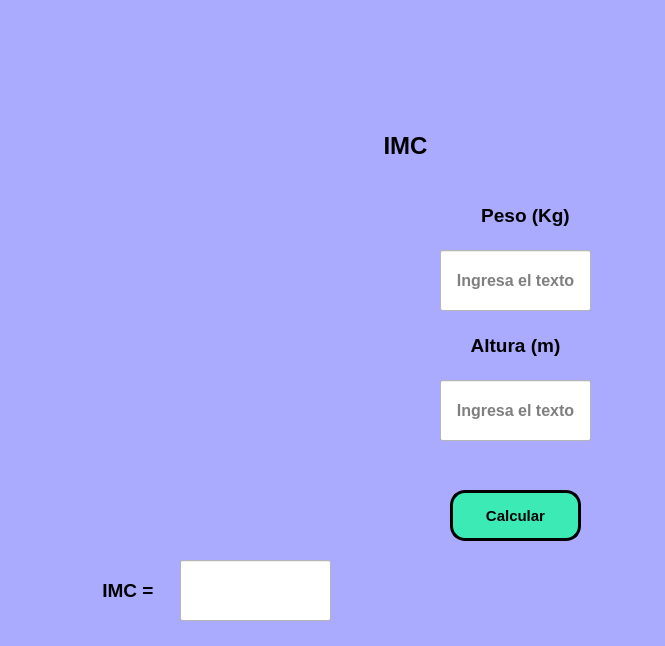
<?xml version="1.0" encoding="UTF-8"?>
<ui version="4.0">
 <class>MainWindow</class>
 <widget class="QMainWindow" name="MainWindow">
  <property name="geometry">
   <rect>
    <x>0</x>
    <y>0</y>
    <width>665</width>
    <height>646</height>
   </rect>
  </property>
  <property name="windowTitle">
   <string>MainWindow</string>
  </property>
  <property name="styleSheet">
   <string notr="true">Background-color: rgb(170, 170, 255);</string>
  </property>
  <widget class="QWidget" name="centralwidget">
   <widget class="QLabel" name="label">
    <property name="geometry">
     <rect>
      <x>240</x>
      <y>120</y>
      <width>331</width>
      <height>51</height>
     </rect>
    </property>
    <property name="font">
     <font>
      <pointsize>18</pointsize>
      <weight>75</weight>
      <bold>true</bold>
     </font>
    </property>
    <property name="text">
     <string>IMC</string>
    </property>
    <property name="alignment">
     <set>Qt::AlignCenter</set>
    </property>
   </widget>
   <widget class="QLabel" name="label_3">
    <property name="geometry">
     <rect>
      <x>360</x>
      <y>190</y>
      <width>331</width>
      <height>51</height>
     </rect>
    </property>
    <property name="font">
     <font>
      <pointsize>14</pointsize>
      <weight>75</weight>
      <bold>true</bold>
     </font>
    </property>
    <property name="text">
     <string>Peso (Kg)</string>
    </property>
    <property name="alignment">
     <set>Qt::AlignCenter</set>
    </property>
   </widget>
   <widget class="QLabel" name="label_4">
    <property name="geometry">
     <rect>
      <x>350</x>
      <y>320</y>
      <width>331</width>
      <height>51</height>
     </rect>
    </property>
    <property name="font">
     <font>
      <pointsize>14</pointsize>
      <weight>75</weight>
      <bold>true</bold>
     </font>
    </property>
    <property name="text">
     <string>Altura (m)</string>
    </property>
    <property name="alignment">
     <set>Qt::AlignCenter</set>
    </property>
   </widget>
   <widget class="QLineEdit" name="pesotxt">
    <property name="geometry">
     <rect>
      <x>440</x>
      <y>250</y>
      <width>151</width>
      <height>61</height>
     </rect>
    </property>
    <property name="font">
     <font>
      <pointsize>12</pointsize>
      <weight>75</weight>
      <bold>true</bold>
     </font>
    </property>
    <property name="toolTip">
     <string>Ingresa el texto</string>
    </property>
    <property name="statusTip">
     <string>Ingresa el texto</string>
    </property>
    <property name="styleSheet">
     <string notr="true">background-color: rgb(255, 255, 255);</string>
    </property>
    <property name="inputMask">
     <string/>
    </property>
    <property name="text">
     <string/>
    </property>
    <property name="maxLength">
     <number>32764</number>
    </property>
    <property name="frame">
     <bool>true</bool>
    </property>
    <property name="cursorPosition">
     <number>0</number>
    </property>
    <property name="alignment">
     <set>Qt::AlignCenter</set>
    </property>
    <property name="placeholderText">
     <string>Ingresa el texto</string>
    </property>
   </widget>
   <widget class="QLineEdit" name="alturatxt">
    <property name="geometry">
     <rect>
      <x>440</x>
      <y>380</y>
      <width>151</width>
      <height>61</height>
     </rect>
    </property>
    <property name="font">
     <font>
      <pointsize>12</pointsize>
      <weight>75</weight>
      <bold>true</bold>
     </font>
    </property>
    <property name="toolTip">
     <string>Ingresa el texto</string>
    </property>
    <property name="statusTip">
     <string>Ingresa el texto</string>
    </property>
    <property name="styleSheet">
     <string notr="true">background-color: rgb(255, 255, 255);</string>
    </property>
    <property name="text">
     <string/>
    </property>
    <property name="alignment">
     <set>Qt::AlignCenter</set>
    </property>
    <property name="placeholderText">
     <string>Ingresa el texto</string>
    </property>
   </widget>
   <widget class="QPushButton" name="btnCalcular">
    <property name="geometry">
     <rect>
      <x>450</x>
      <y>490</y>
      <width>131</width>
      <height>51</height>
     </rect>
    </property>
    <property name="font">
     <font>
      <pointsize>11</pointsize>
      <weight>75</weight>
      <bold>true</bold>
     </font>
    </property>
    <property name="focusPolicy">
     <enum>Qt::TabFocus</enum>
    </property>
    <property name="toolTip">
     <string>Presiona el boton</string>
    </property>
    <property name="statusTip">
     <string>Presiona el boton</string>
    </property>
    <property name="styleSheet">
     <string notr="true">Background-color: rgb(60, 234, 182);
Border-radius: 15px;
Border: 2.5px solid black;</string>
    </property>
    <property name="text">
     <string>Calcular</string>
    </property>
   </widget>
   <widget class="QLabel" name="label_5">
    <property name="geometry">
     <rect>
      <x>60</x>
      <y>570</y>
      <width>141</width>
      <height>41</height>
     </rect>
    </property>
    <property name="font">
     <font>
      <pointsize>14</pointsize>
      <weight>75</weight>
      <bold>true</bold>
     </font>
    </property>
    <property name="text">
     <string>IMC = </string>
    </property>
    <property name="alignment">
     <set>Qt::AlignCenter</set>
    </property>
   </widget>
   <widget class="QLineEdit" name="resultadotxt">
    <property name="geometry">
     <rect>
      <x>180</x>
      <y>560</y>
      <width>151</width>
      <height>61</height>
     </rect>
    </property>
    <property name="font">
     <font>
      <pointsize>16</pointsize>
      <weight>75</weight>
      <bold>true</bold>
     </font>
    </property>
    <property name="styleSheet">
     <string notr="true">background-color: rgb(255, 255, 255);</string>
    </property>
    <property name="text">
     <string/>
    </property>
    <property name="alignment">
     <set>Qt::AlignCenter</set>
    </property>
   </widget>
   <widget class="QLabel" name="restxt">
    <property name="geometry">
     <rect>
      <x>90</x>
      <y>480</y>
      <width>271</width>
      <height>51</height>
     </rect>
    </property>
    <property name="font">
     <font>
      <pointsize>14</pointsize>
      <weight>75</weight>
      <bold>true</bold>
     </font>
    </property>
    <property name="text">
     <string/>
    </property>
    <property name="alignment">
     <set>Qt::AlignCenter</set>
    </property>
   </widget>
   <widget class="QLabel" name="label_2">
    <property name="geometry">
     <rect>
      <x>30</x>
      <y>20</y>
      <width>631</width>
      <height>71</height>
     </rect>
    </property>
    <property name="text">
     <string/>
    </property>
    <property name="pixmap">
     <pixmap resource="recursos_proyecto.qrc">:/LOGOS/Imagenes/uat.png</pixmap>
    </property>
    <property name="scaledContents">
     <bool>true</bool>
    </property>
   </widget>
   <widget class="QLabel" name="label_6">
    <property name="geometry">
     <rect>
      <x>470</x>
      <y>550</y>
      <width>71</width>
      <height>71</height>
     </rect>
    </property>
    <property name="text">
     <string/>
    </property>
    <property name="pixmap">
     <pixmap resource="recursos_proyecto.qrc">:/LOGOS/Imagenes/pngegg.png</pixmap>
    </property>
    <property name="scaledContents">
     <bool>true</bool>
    </property>
   </widget>
   <widget class="QLabel" name="imagenColor">
    <property name="geometry">
     <rect>
      <x>90</x>
      <y>210</y>
      <width>271</width>
      <height>261</height>
     </rect>
    </property>
    <property name="text">
     <string/>
    </property>
    <property name="pixmap">
     <pixmap resource="Imagenesrc.qrc">:/img/Imagenes/343094.png</pixmap>
    </property>
    <property name="scaledContents">
     <bool>true</bool>
    </property>
   </widget>
   <zorder>label_5</zorder>
   <zorder>label</zorder>
   <zorder>label_3</zorder>
   <zorder>label_4</zorder>
   <zorder>pesotxt</zorder>
   <zorder>alturatxt</zorder>
   <zorder>btnCalcular</zorder>
   <zorder>resultadotxt</zorder>
   <zorder>restxt</zorder>
   <zorder>label_2</zorder>
   <zorder>label_6</zorder>
   <zorder>imagenColor</zorder>
  </widget>
  <widget class="QStatusBar" name="statusbar"/>
 </widget>
 <resources>
  <include location="Imagenesrc.qrc"/>
  <include location="recursos_proyecto.qrc"/>
 </resources>
 <connections/>
</ui>
